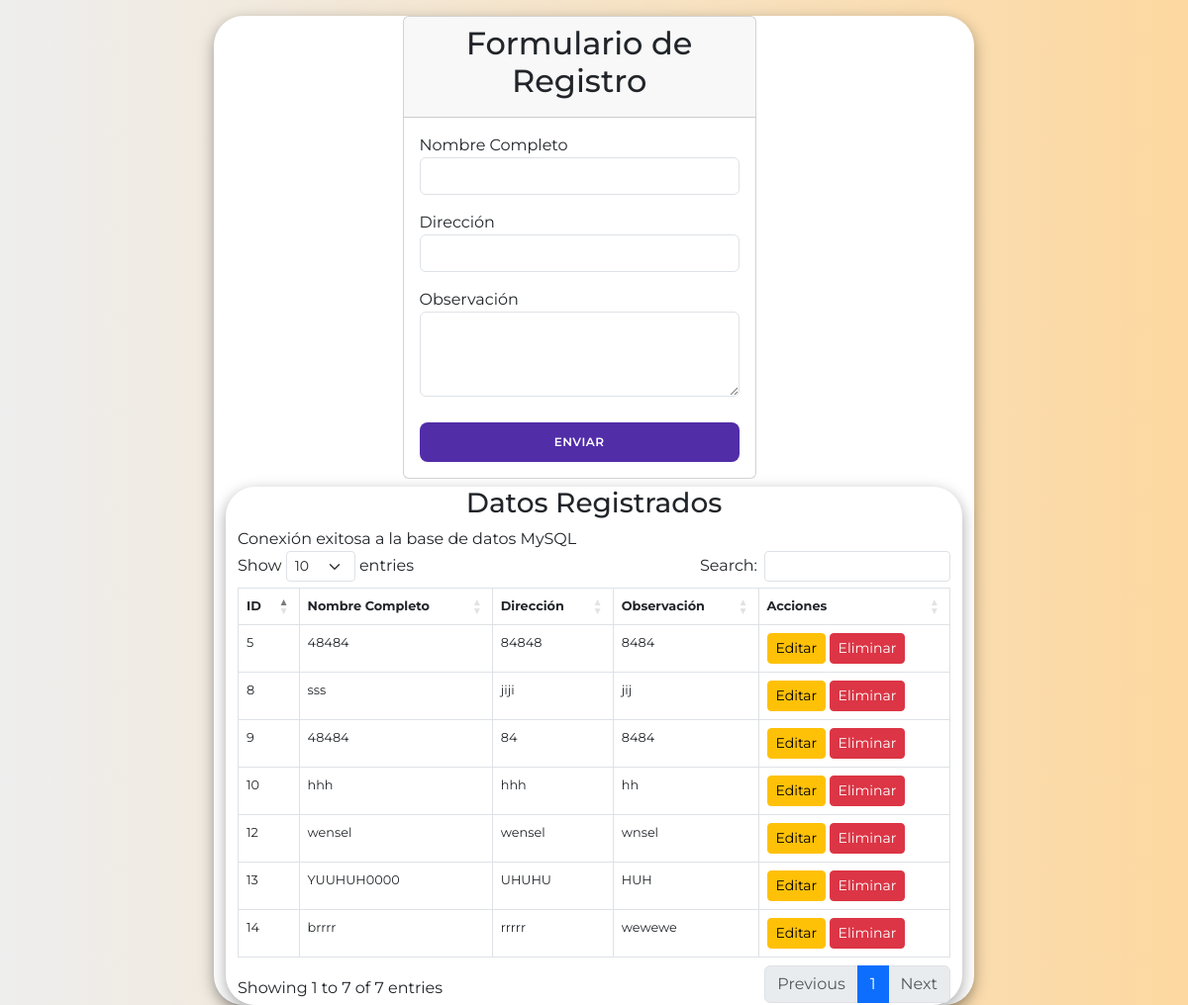
The page / on the database its author committed.
### tables this page shows
CREATE TABLE `tabla` (
  `id` int(11) NOT NULL AUTO_INCREMENT,
  `nombre_completo` varchar(255) DEFAULT NULL,
  `direccion` varchar(255) DEFAULT NULL,
  `observacion` varchar(500) DEFAULT NULL,
  PRIMARY KEY (`id`)
);

### index.php (the view, shortened to what this page needs)
<!DOCTYPE html>
<html lang="es">
<head>
    <link href="https://cdn.jsdelivr.net/npm/bootstrap@5.3.0-alpha1/dist/css/bootstrap.min.css" rel="stylesheet">
    <link rel="stylesheet" href="https://cdn.datatables.net/1.11.5/css/dataTables.bootstrap5.min.css" />
    <link rel="stylesheet" href="https://cdnjs.cloudflare.com/ajax/libs/font-awesome/6.4.2/css/all.min.css">
    <link rel="stylesheet" href="style.css">
</head>
<body>
    <div class="container mt-3">
        <div class="d-flex flex-wrap justify-content-center">
            <div class="form-container">
                <div class="card">
                    <div class="card-header text-center">
                        <h2>Formulario de Registro</h2>
                    </div>
                    <div class="card-body">
                        <form action="insertar.php" method="POST">
                            <div class="form-group mb-3">
                                <label for="nombre_completo">Nombre Completo</label>
                                <input type="text" class="form-control" id="nombre_completo" name="nombre_completo" required>
                            </div>
                            <div class="form-group mb-3">
                                <label for="direccion">Dirección</label>
                                <input type="text" class="form-control" id="direccion" name="direccion" required>
                            </div>
                            <div class="form-group mb-3">
                                <label for="observacion">Observación</label>
                                <textarea class="form-control" id="observacion" name="observacion" rows="3" required></textarea>
                            </div>
                            <div class="d-grid gap-2">
                                <button type="submit" class="btn btn-primary">Enviar</button>
                            </div>
                        </form>
                    </div>
                </div>
            </div>
            <div class="spacer"></div>
            <div class="container mt-2">
    <div class="table-responsive">
        <h3 class="text-center">Datos Registrados</h3>
        <table class="table table-bordered table-hover">
            <thead class="thead-dark">
                <tr>
                    <th>ID</th>
                    <th>Nombre Completo</th>
                    <th>Dirección</th>
                    <th>Observación</th>
                    <th>Acciones</th>
                </tr>
            </thead>
            <tbody>
                <?php
                include 'conexion.php';
                $sql = "SELECT id, nombre_completo, direccion, observacion FROM tabla";
                $result = $conn->query($sql);
                if ($result->num_rows > 0) {
                    while($row = $result->fetch_assoc()) {
                        echo "<tr>
                                <td>" . $row["id"] . "</td>
                                <td>" . $row["nombre_completo"] . "</td>
                                <td>" . $row["direccion"] . "</td>
                                <td class=''ocultar-columna''>" . $row["observacion"] . "</td>
                                <td>
                                    <a href='editar.php?id=" . $row['id'] . "' class='btn btn-warning btn-sm'>Editar</a>
                                    <a href='eliminar.php?id=" . $row['id'] . "' class='btn btn-danger btn-sm' onclick=\"return confirm('¿Estás seguro de que deseas eliminar este registro?');\">Eliminar</a>
                                </td>
                              </tr>";
                    }
                } else {
                    echo "<tr><td colspan='5' class='text-center'>No hay datos registrados</td></tr>";
                }
                ?>
            </tbody>
        </table>
    </div>
</div>
        </div>
    </div>
</body>

### style.css (style rules this page uses)
* { margin: 0; padding: 0; box-sizing: border-box; font-family: 'Montserrat', sans-serif; }
body { background-color: #ffa734; background: linear-gradient(to right, #eeeeee, #fdd8a0); height: 100vh; }
.container { background-color: #fff; border-radius: 30px; box-shadow: 0 5px 15px rgba(0, 0, 0, 0.35); width: 768px; max-width: 100%; min-height: 480px; }
.container button { background-color: #512da8; color: #fff; font-size: 12px; padding: 10px 45px; border: 1px solid transparent; border-radius: 8px; font-weight: 600; letter-spacing: 0.5px; text-transform: uppercase; margin-top: 10px; cursor: pointer; }
.table { width: 100%; max-width: 100%; margin-bottom: 1rem; background-color: transparent; font-size: 0.8rem; }
.table th, .table td { padding: 0.5rem; }

### index.php (style rules this page uses)
@media (min-width: 768px) { .form-container, .table-container { flex: 0 0 48%; max-width: 48%; } }
@media (min-width: 768px) { .spacer { flex: 0 0 4%; max-width: 4%; } }

### rows shown on the page
tabla: id "5", nombre_completo "48484", direccion "84848", observacion "8484"
tabla: id "8", nombre_completo "sss", direccion "jiji", observacion "jij"
tabla: id "9", nombre_completo "48484", direccion "84", observacion "8484"
tabla: id "10", nombre_completo "hhh", direccion "hhh", observacion "hh"
tabla: id "12", nombre_completo "wensel", direccion "wensel", observacion "wnsel"
tabla: id "13", nombre_completo "YUUHUH0000", direccion "UHUHU", observacion "HUH"
tabla: id "14", nombre_completo "brrrr", direccion "rrrrr", observacion "wewewe"
